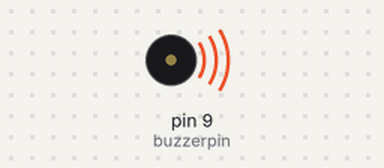
Bench run of a sketch on a simulated Arduino Uno, built with avr-gcc and run on an emulated ATmega328P. Shown: buzzer (waves = sounding).

Above: at 0.05 s.
Timing chart, 0 to 3.0 s (numbered marks = the images above):
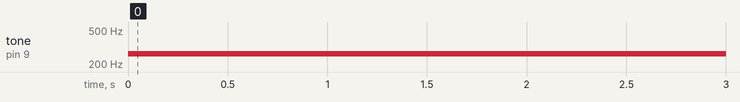

The sketch:

test_sound.ino
```cpp
int buzzerpin=9;

void setup() {
  // put your setup code here, to run once:
pinMode(buzzerpin,OUTPUT);
}

void loop() {
  // put your main code here, to run repeatedly:
  int delaytime=200;
  int freq=262;
tone(buzzerpin,freq,delaytime);
delay(delaytime);
}
```

Measured:
- by itself, tone on pin 9 (buzzerpin): silent → 262 Hz at 0.00 s
